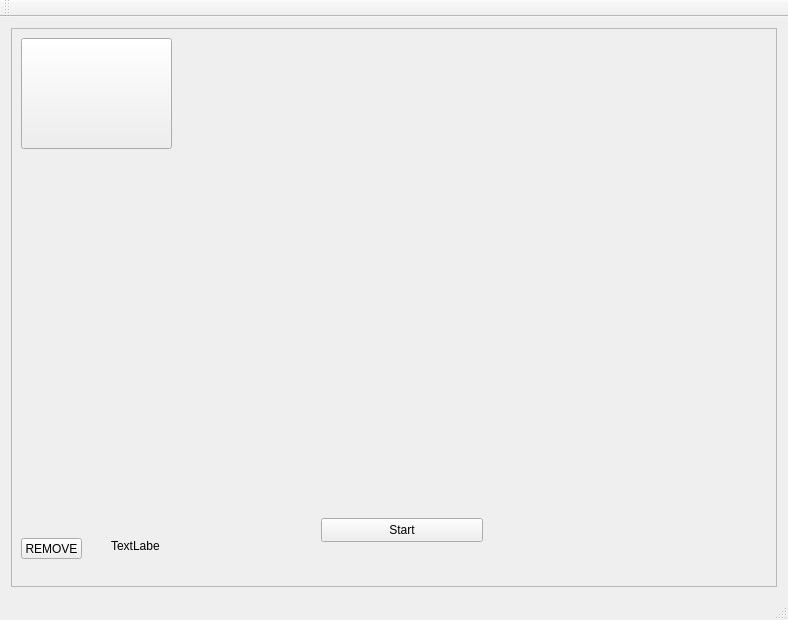
<?xml version="1.0" encoding="UTF-8"?>
<ui version="4.0">
 <class>MainWindow</class>
 <widget class="QMainWindow" name="MainWindow">
  <property name="geometry">
   <rect>
    <x>0</x>
    <y>0</y>
    <width>788</width>
    <height>620</height>
   </rect>
  </property>
  <property name="windowTitle">
   <string>MainWindow</string>
  </property>
  <widget class="QWidget" name="centralWidget">
   <layout class="QGridLayout" name="gridLayout">
    <item row="0" column="0">
     <widget class="QFrame" name="frame">
      <property name="sizePolicy">
       <sizepolicy hsizetype="MinimumExpanding" vsizetype="Expanding">
        <horstretch>0</horstretch>
        <verstretch>0</verstretch>
       </sizepolicy>
      </property>
      <property name="minimumSize">
       <size>
        <width>600</width>
        <height>450</height>
       </size>
      </property>
      <property name="frameShape">
       <enum>QFrame::StyledPanel</enum>
      </property>
      <property name="frameShadow">
       <enum>QFrame::Raised</enum>
      </property>
      <widget class="QPushButton" name="pushButton_image">
       <property name="geometry">
        <rect>
         <x>10</x>
         <y>10</y>
         <width>151</width>
         <height>111</height>
        </rect>
       </property>
       <property name="text">
        <string/>
       </property>
      </widget>
      <widget class="QPushButton" name="pushButton_9">
       <property name="geometry">
        <rect>
         <x>310</x>
         <y>490</y>
         <width>162</width>
         <height>24</height>
        </rect>
       </property>
       <property name="sizePolicy">
        <sizepolicy hsizetype="Fixed" vsizetype="Fixed">
         <horstretch>0</horstretch>
         <verstretch>0</verstretch>
        </sizepolicy>
       </property>
       <property name="minimumSize">
        <size>
         <width>162</width>
         <height>0</height>
        </size>
       </property>
       <property name="text">
        <string>Start</string>
       </property>
      </widget>
      <widget class="QPushButton" name="pushButton_rem">
       <property name="geometry">
        <rect>
         <x>10</x>
         <y>510</y>
         <width>61</width>
         <height>21</height>
        </rect>
       </property>
       <property name="toolTip">
        <string/>
       </property>
       <property name="toolTipDuration">
        <number>10</number>
       </property>
       <property name="whatsThis">
        <string/>
       </property>
       <property name="text">
        <string>REMOVE</string>
       </property>
      </widget>
      <widget class="QLabel" name="label">
       <property name="geometry">
        <rect>
         <x>100</x>
         <y>510</y>
         <width>49</width>
         <height>16</height>
        </rect>
       </property>
       <property name="text">
        <string>TextLabel</string>
       </property>
      </widget>
     </widget>
    </item>
   </layout>
  </widget>
  <widget class="QMenuBar" name="menuBar">
   <property name="geometry">
    <rect>
     <x>0</x>
     <y>0</y>
     <width>788</width>
     <height>21</height>
    </rect>
   </property>
  </widget>
  <widget class="QToolBar" name="mainToolBar">
   <attribute name="toolBarArea">
    <enum>TopToolBarArea</enum>
   </attribute>
   <attribute name="toolBarBreak">
    <bool>false</bool>
   </attribute>
  </widget>
  <widget class="QStatusBar" name="statusBar"/>
 </widget>
 <layoutdefault spacing="6" margin="11"/>
 <resources/>
 <connections/>
</ui>
